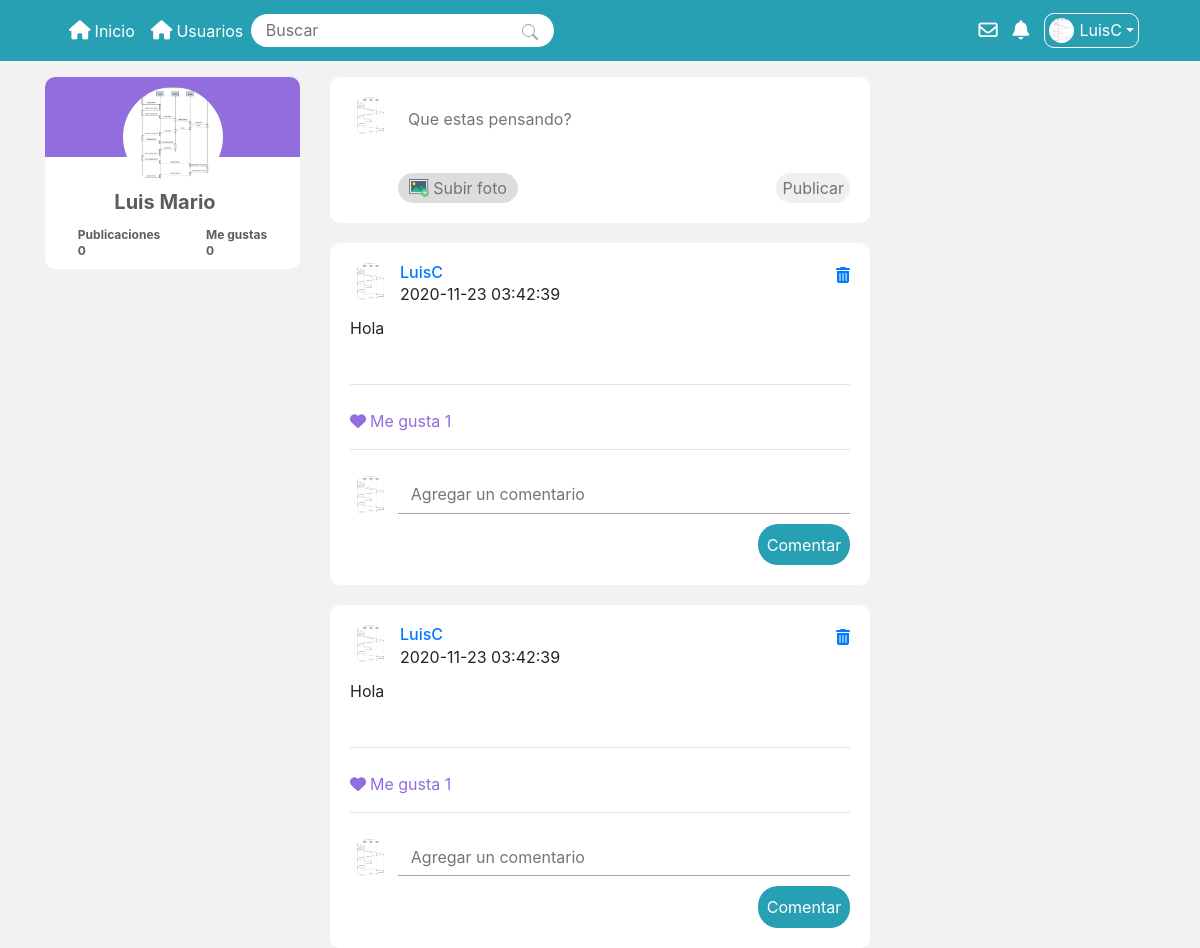
Screenshot of /home (signed in) with the database file from the repository.
### tables this page shows
CREATE TABLE `perfil` (
  `idperfil` int(11) NOT NULL,
  `idUsuario` int(11) NOT NULL,
  `fotoPerfil` varchar(200) NOT NULL,
  `nombreCompleto` varchar(100) NOT NULL
);

### app/libs/Core.php (called while the page is built, shortened)
<?php
class Core
{
    protected $currentMethod = 'index';
    public function __construct()
    {
        $url = $this->getUrl();
        if (file_exists('../app/controllers/' . ucwords($url[0]) . '.php')) {
            unset($url[0]);
        }
        $this->currentController = new $this->currentController;
        $this->parameters = $url ? array_values($url) : [];
        call_user_func_array([$this->currentController , $this->currentMethod] , $this->parameters);
    }
    public function getUrl()
    {
        if (isset($_GET['url'])) {
            $url = rtrim($_GET['url'], '/');
            $url = filter_var($url, FILTER_SANITIZE_URL);
            $url = explode('/', $url);
            return $url;
        }
    }
}

### public/index.php (called while the page is built, shortened)
<?php
$init = new Core;

### app/libs/Base.php (called while the page is built, shortened)
<?php
class Base
{
    private $host = DB_HOST;
    private $dbname = DB_NAME;
    private $user = DB_USER;
    private $password = DB_PASSWORD;
    private $dbh;
    private $stmt;
    public function __construct()
    {
        $dns = 'mysql:host=' . $this->host . ';dbname=' . $this->dbname;
        $option = [
            PDO::ATTR_ERRMODE => true,
            PDO::ATTR_ERRMODE => PDO::ERRMODE_EXCEPTION
        ];
        try {
            $this->dbh = new PDO($dns, $this->user, $this->password, $option);
            $this->dbh->exec('set names utf8');
        } catch (PDOException $e) {
            $this->error = $e->getMessage();
            echo $this->error;
        }
    }
    public function query($sql)
    {
        return $this->stmt = $this->dbh->prepare($sql);
    }
    public function bind($parametro, $valor, $tipo = null)
    {
        if (is_null($tipo)) {
            switch (true) {
                default:
                    $tipo = PDO::PARAM_STR;
                    break;
            }
        }
        return $this->stmt->bindValue($parametro, $valor, $tipo);
    }
    public function execute()
    {
        return $this->stmt->execute();
    }
    public function registers()
    {
        $this->execute();
        return $this->stmt->fetchAll(PDO::FETCH_OBJ);
    }
    public function register()
    {
        $this->execute();
        return $this->stmt->fetch(PDO::FETCH_OBJ);
    }
}

### app/models/usuario.php (called while the page is built, shortened)
<?php
class usuario
{
    private $db;
    public function __construct()
    {
        $this->db = new Base;
    }
    public function getUsuario($usuario)
    {
        $this->db->query('SELECT * FROM usuarios WHERE usuario = :user');
        $this->db->bind(':user', $usuario);
        return $this->db->register();
    }
    public function getPerfil($idusuario)
    {
        $this->db->query('SELECT * FROM perfil WHERE idUsuario = :id');
        $this->db->bind(':id', $idusuario);
        return $this->db->register();
    }
}

### app/models/publicar.php (called while the page is built, shortened)
<?php
class publicar
{
    private $db;
    public function __construct()
    {
        $this->db = new Base;
    }
    public function getPublicaciones()
    {
        $this->db->query('SELECT P.idpublicacion , P.contenidoPublicacion , P.fotoPublicacion , P.fechaPublicacion , P.num_likes , U.usuario , U.idusuario , Per.fotoPerfil  FROM publicaciones P
        INNER JOIN usuarios U ON U.idusuario = P.idUserPublico
        INNER JOIN perfil Per ON Per.idUsuario = P.idUserPublico');
        return $this->db->registers();
    }
    public function misLikes($user)
    {
        $this->db->query('SELECT * FROM likes WHERE idUser = :id');
        $this->db->bind(':id' , $user);
        return $this->db->registers();
    }
    public function getComentarios()
    {
        $this->db->query('SELECT * FROM comentarios');
        return $this->db->registers();
    }
    public function getInformacionComentarios($comentarios)
    {
        $this->db->query('SELECT C.idPublicacion , C.iduser , C.idcomentario , C.contenidoComentario , C.fechaComentario , P.fotoPerfil , U.usuario FROM comentarios C
        INNER JOIN perfil P ON P.idUsuario = C.idUser
        INNER JOIN usuarios U ON U.idusuario = C.idUser');
        return $this->db->registers();
    }
    public function getNotificaciones($id)
    {
        $this->db->query('SELECT idnotificacion FROM notificaciones WHERE idUsuario = :id');
        $this->db->bind(':id' , $id);
        $this->db->execute();
        return $this->db->rowCount();
    }
    public function getMensajes($id)
    {
        $this->db->query('SELECT idmensaje FROM mensajes WHERE usuarios_idusuario = :id');
        $this->db->bind(':id' , $id);
        $this->db->execute();
        return $this->db->rowCount();
    }
}

### app/views/pages/home.php (the view, shortened to what this page needs)
<?php
include_once URL_APP . '/views/custom/header.php';
include_once URL_APP . '/views/custom/navbar.php';
?>
<div class="container mt-3">
    <div class="row">
        <div class="col-md-3">
            <div class="container-style-main">
                <div class="perfil-usuario-main">
                    <img src="<?php echo URL_PROJECT . '/' . $datos['perfil']->fotoPerfil ?>" alt="">
                    <div class="foto-separation"></div>
                    <a href="<?php echo URL_PROJECT ?>/perfil/<?php echo $datos['usuario']->usuario ?>" class="links">
                        <div class="text-center nombre-perfil"><?php echo $datos['perfil']->nombreCompleto ?></div>
                    </a>
                    <div class="tabla-estadisticas">
                        <a href="#">Publicaciones <br> 0 </a>
                        <a href="#">Me gustas <br> 0 </a>
                    </div>
                </div>
            </div>
        </div>
        <div class="col-md-6">
            <div class="container-style-main">
                <div class="container-usuario-publicar">
                    <a href="<?php echo URL_PROJECT ?>/perfil/<?php echo $datos['usuario']->usuario ?>"><img src="<?php echo URL_PROJECT . '/' . $datos['perfil']->fotoPerfil ?>" class="image-border " alt=""></a>
                    <form action="<?php echo URL_PROJECT ?>/publicaciones/publicar/<?php echo $datos['usuario']->idusuario ?>" method="POST" enctype="multipart/form-data" class="form-publicar ml-2">
                        <textarea name="contenido" id="contenido" class="published mb-0" name="post" placeholder="Que estas pensando?" required></textarea>
                        <div class="image-upload-file">
                            <div class="upload-photo">
                                <img src="<?php echo URL_PROJECT ?>/img/image.png" alt="" class="image-public">
                                <span class="ml-1">Subir foto</span>
                            </div>
                            <button class="btn-publi">Publicar</button>
                        </div>
                    </form>
                </div>
                <?php foreach ($datos['publicaciones'] as $datosPublicacion) : ?>
                    <div class="container-usuarios-publicaciones">
                        <div class="usuarios-publicaciones-top">
                            <img src="<?php echo URL_PROJECT . '/' . $datosPublicacion->fotoPerfil ?>" alt="" class="image-border ">
                            <div class="informacion-usuario-publico">
                                <h6 class="mb-0"><a href="<?php echo URL_PROJECT ?>/perfil/<?php echo $datosPublicacion->usuario ?>"><?php echo ucwords($datosPublicacion->usuario) ?></a></h6>
                                <span><?php echo $datosPublicacion->fechaPublicacion ?></span>
                            </div>
                            <?php if($datosPublicacion->idusuario == $_SESSION['logueado'] ): ?>
                            <div class="acciones-publicacion-usuario">
                                <a href="<?php echo URL_PROJECT ?>/publicaciones/eliminar/<?php echo $datosPublicacion->idpublicacion ?>" i class="fa fa-trash" aria-hidden="true"></i></a>
                            </div>
                            <?php endif ?>
                        </div>
                        <div class="contenido-publicacion-usuario">
                            <p class="mb-1"><?php echo $datosPublicacion->contenidoPublicacion ?></p>
                        </div>
                        <hr>
                        <div class="acciones-usuario-publicar mt-2">
                            <a href="<?php echo URL_PROJECT ?>/publicaciones/megusta/<?php echo $datosPublicacion->idpublicacion . '/' . $_SESSION['logueado'] . '/' . $datosPublicacion->idusuario?>" class="
                                            <?php foreach ($datos['misLikes'] as $misLikesUser) {
                                                if ($misLikesUser->idPublicacion == $datosPublicacion->idpublicacion) {
                                                    echo 'like-active';
                                                }
                                            } ?>
                                            "><i class="fas fa-heart mr-1"></i>Me gusta <span><?php echo $datosPublicacion->num_likes ?></span></a>
                        </div>
                        <hr>
                        <div class="formulario-comentarios">
                            <img src="<?php echo URL_PROJECT . '/' . $datos['perfil']->fotoPerfil ?>" alt="" class="image-border mr-2">
                            <div class="acciones-formulario-comentario">
                                <form action="<?php echo URL_PROJECT ?>/publicaciones/comentar" method="POST">
                                    <input type="text" name="comentario" class="form-comentario-usuario" placeholder="Agregar un comentario" required>
                                    <div class="btn-comentario-container">
                                        <button class="btn-purple">Comentar</button>
                                    </div>
                                </form>
                            </div>
                        </div>
                    </div>
                <?php endforeach ?>
            </div>
        </div>
        <div class="col-md-3">
        </div>
    </div>
</div>
<?php
include_once URL_APP . '/views/custom/footer.php';
?>

### app/views/custom/navbar.php (shortened to what this page needs)
<header>
    <div class="container">
        <nav class="navbar navbar-expand-lg navbar-light text-white">
            <div class="collapse navbar-collapse" id="navbarSupportedContent">
                <ul class="navbar-nav mr-auto">
                    <li class="nav-item">
                        <a class="nav-link text-white" href="<?php echo URL_PROJECT ?>/home"><span class="big"><i class="fas fa-home mr-1"></i></span>Inicio</a>
                    </li>
                    <li class="nav-item">
                        <a class="nav-link text-white" href="<?php echo URL_PROJECT ?>/home/usuarios"><span class="big"><i class="fas fa-home mr-1"></i></span>Usuarios</a>
                    </li>
                    <li class="nav-item">
                        <form action="<?php echo URL_PROJECT ?>/home/buscar" method="POST" class="tipe-form form-inline my-2 my-lg-0">
                            <input type="text" name="buscar" class="form-style" placeholder="Buscar" />
                            <button class="btn-form" type="submit">
                            </button>
                        </form>
                    </li>
                </ul>
                <div class="links">
                    <div class="notificacion-container">
                        <a href="<?php echo URL_PROJECT ?>/mensajes" class="notificacion-container"><span class="big"><i class="far fa-envelope"></i></span></a>
                    </div>
                </div>
                <div class="links">
                    <div class="notificacion-container">
                        <a href="<?php echo URL_PROJECT ?>/notificaciones" class="notificacion-container"><span class="big"><i class="fas fa-bell"></i></span>
                        </a>
                    </div>
                </div>
                <div class="dropdown">
                    <span class="btn-radio dropdown-toggle" id="actionPerfil" data-toggle="dropdown" aria-haspopup="true" aria-expanded="false">
                        <img src="<?php echo URL_PROJECT . '/' . $datos['perfil']->fotoPerfil ?>" alt="perfil" class="img-perfil" />
                        <?php echo ucwords($_SESSION['usuario']); ?>
                    </span>
                </div>
            </div>
        </nav>
    </div>
</header>

### public/css/style.css (style rules this page uses)
:root { --main-color: #27a0b3 }
.links { color: #5d5d5d }
.big { font-size: 1.2em; }
.btn-purple { outline: none; background-color: #27a0b3; border: 0; padding: 0.55rem; border-radius: 20px; color: #ffffff; font-size: 1rem; }
body { margin: 0; padding: 0; display: flex; flex-wrap: wrap; flex-direction: column; min-height: 100vh; background-color: #F2F2F2 }
.notificacion-container { display: flex; }

### public/css/navbar.css (style rules this page uses)
header { background-color: var(--main-color); }
.tipe-form { height: 100%; }
.form-style { outline: none; border: 0; border-top-left-radius: 21px; border-bottom-left-radius: 21px; padding: .3em 0 .3em .9em }
.btn-form { border: 0; width: 40px; border-top-right-radius: 21px; border-bottom-right-radius: 21px; padding: .3em .5em .3em 0; background-color: #ffffff; color: #a5a5a5; margin: 0; cursor: pointer; }
.img-perfil { width: 25px; height: 25px; border-radius: 50%; margin-right: 5px }
.links { margin-right: 15px; }
.links a { color: #ffffff; text-decoration: none; }
.btn-radio { background-color: var(--main-color); border: 1px solid #ffffff; display: flex; justify-content: center; align-items: center; padding: 4px; border-radius: 10px; cursor: pointer; transition: all .5s; }

### public/css/home.css (style rules this page uses)
.perfil-usuario-main { background-color: #ffffff; border-bottom-left-radius: 10px; border-bottom-right-radius: 10px; border-top-left-radius: 10px; border-top-right-radius: 19px; display: flex; flex-direction: column; align-items: center; justify-content: center; }
.perfil-usuario-main img { width: 100px; height: 100px; position: absolute; top: 10px; border-radius: 50%; }
.foto-separation { width: 100%; height: 30px; }
.nombre-perfil { font-weight: bold; font-size: 20px; }
.tabla-estadisticas { width: 100%; display: flex; justify-content: space-around; padding: 10px; }
.tabla-estadisticas a { font-weight: bold; color: #5d5d5d; font-size: 12px; text-decoration: none; line-height: 16px; transition: all .5s }
.container-usuario-publicar { background-color: #ffffff; border-radius: 10px; width: 100%; display: flex; padding: 20px; }
.published { width: 100%; height: 70px; border-radius: 10px; padding: 10px; outline: none; border: 0; overflow: hidden; resize: none; }
.image-border { height: 40px; width: 40px; border-radius: 50%; }
.image-upload-file { position: relative; display: flex; justify-content: space-between; }
.form-publicar { width: 100% }
.upload-photo { background-color: #dddddd; box-sizing: border-box; border-radius: 20px; width: 120px; display: flex; align-items: center; justify-content: center; height: 30px; color: #747474; }
.btn-publi { border: 0; height: 30px; border-radius: 18px; color: #747474; transition: all .5s }
.image-public { width: 20px; height: 20px; }
.container-usuarios-publicaciones { width: 100%; background-color: #ffffff; margin-top: 20px; padding: 20px; border-radius: 10px; display: flex; flex-direction: column; }
.usuarios-publicaciones-top { width: 100%; display: flex; }
.informacion-usuario-publico { margin-left: 10px; display: block; }
.contenido-publicacion-usuario { width: 100%; margin-top: 10px; }
.acciones-publicacion-usuario { margin-left: auto; }
.acciones-usuario-publicar { width: 100%; display: flex; justify-content: space-between; }
.acciones-usuario-publicar a { text-decoration: none; color: #5d5d5d; }
.like-active { color: #926dde !important; }
.formulario-comentarios { width: 100%; margin-top: 10px; display: flex; }
.acciones-formulario-comentario { width: 100% }
.form-comentario-usuario { border: 0; border-bottom: 1px solid #747474a8; width: 100%; padding: .4em .5em .4em .8em; outline: none; }
.btn-comentario-container { margin-top: 10px; width: 100%; display: flex; justify-content: flex-end }

### public/css/perfil.css (style rules this page uses)
hr { width: 100% }

### rows the page displays
perfil: fotoPerfil (picture), nombreCompleto "Luis Mario"

### other values shown
$_SESSION['usuario'] "LuisC"
$datosPublicacion->usuario "LuisC"
$datosPublicacion->fechaPublicacion "2020-11-23 03:42:39"
$datosPublicacion->contenidoPublicacion "Hola"
$datosPublicacion->num_likes "1"
